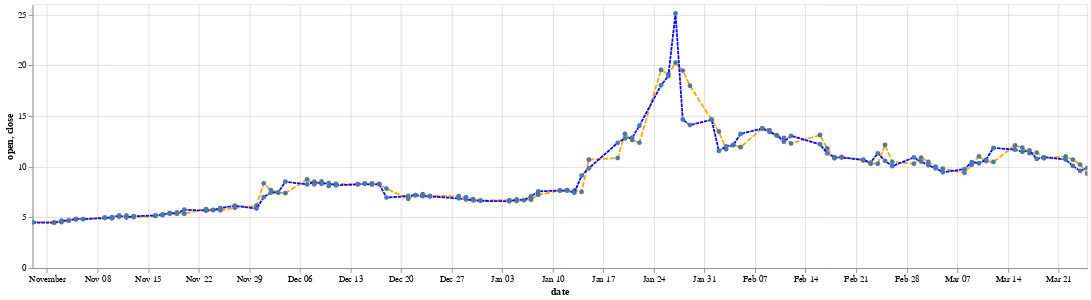

The cell this chart's notebook holds for it:
### Code cell
open = alt.Chart(df1).mark_line().encode(
    x='date:T',
    y='open:Q',    
    tooltip=['open']
).interactive()

close = alt.Chart(df1).mark_point().encode(
    x='date:T',
    y='close:Q',    
    tooltip=['close']    
).properties(width=1200).interactive()

open.mark_line(point=True,strokeDash=[6,2],color='orange') + close.mark_line(point=True,strokeDash=[4,1],color='blue')

### Figure 1 — Vega-Lite specification as saved in the notebook (floating-point values rounded to 4 significant figures)
{"config": {"view": {"continuousWidth": 400, "continuousHeight": 300}}, "layer": [{"mark": {"type": "line", "color": "orange", "point": true, "strokeDash": [6, 2]}, "encoding": {"tooltip": [{"type": "nominal", "field": "open"}], "x": {"type": "temporal", "field": "date"}, "y": {"type": "quantitative", "field": "open"}}, "selection": {"selector003": {"type": "interval", "bind": "scales", "encodings": ["x", "y"]}}}, {"mark": {"type": "line", "color": "blue", "point": true, "strokeDash": [4, 1]}, "encoding": {"tooltip": [{"type": "nominal", "field": "close"}], "x": {"type": "temporal", "field": "date"}, "y": {"type": "quantitative", "field": "close"}}, "selection": {"selector004": {"type": "interval", "bind": "scales", "encodings": ["x", "y"]}}, "width": 1200}], "data": {"name": "data-0fcf37b9971fcbe440a8ccb4cb720b1f"}, "$schema": "https://vega.github.io/schema/vega-lite/v4.8.1.json", "datasets": {"data-0fcf37b9971fcbe440a8ccb4cb720b1f": [{"open": "9.31", "high": "9.97", "low": "9.2536", "close": "9.88", "adjusted": "9.88", "volume": "14363928", "dividend": "0.0000", "split": "1.0", "date": "2021-03-25"}, {"open": "10.21", "high": "10.22", "low": "9.545", "close": "9.58", "adjusted": "9.58", "volume": "12636058", "dividend": "0.0000", "split": "1.0", "date": "2021-03-24"}, {"open": "10.69", "high": "10.69", "low": "10.02", "close": "10.07", "adjusted": "10.07", "volume": "12245514", "dividend": "0.0000", "split": "1.0", "date": "2021-03-23"}, {"open": "11.0", "high": "11.34", "low": "10.66", "close": "10.71", "adjusted": "10.71", "volume": "7903615", "dividend": "0.0000", "split": "1.0", "date": "2021-03-22"}, {"open": "10.83", "high": "11.17", "low": "10.69", "close": "10.95", "adjusted": "10.95", "volume": "10519101", "dividend": "0.0000", "split": "1.0", "date": "2021-03-19"}, {"open": "11.39", "high": "11.47", "low": "10.66", "close": "10.76", "adjusted": "10.76", "volume": "11438040", "dividend": "0.0000", "split": "1.0", "date": "2021-03-18"}, {"open": "11.33", "high": "11.66", "low": "11.15", "close": "11.6", "adjusted": "11.6", "volume": "9710506", "dividend": "0.0000", "split": "1.0", "date": "2021-03-17"}, {"open": "11.87", "high": "12.2", "low": "11.2683", "close": "11.46", "adjusted": "11.46", "volume": "19812371", "dividend": "0.0000", "split": "1.0", "date": "2021-03-16"}, {"open": "12.09", "high": "12.515", "low": "11.55", "close": "11.68", "adjusted": "11.68", "volume": "25404928", "dividend": "0.0000", "split": "1.0", "date": "2021-03-15"}, {"open": "10.47", "high": "11.93", "low": "10.36", "close": "11.85", "adjusted": "11.85", "volume": "25863154", "dividend": "0.0000", "split": "1.0", "date": "2021-03-12"}, {"open": "10.55", "high": "10.795", "low": "10.3311", "close": "10.7", "adjusted": "10.7", "volume": "12306189", "dividend": "0.0000", "split": "1.0", "date": "2021-03-11"}, {"open": "11.01", "high": "11.01", "low": "10.15", "close": "10.34", "adjusted": "10.34", "volume": "23939106", "dividend": "0.0000", "split": "1.0", "date": "2021-03-10"}, {"open": "10.19", "high": "10.68", "low": "10.03", "close": "10.45", "adjusted": "10.45", "volume": "21437815", "dividend": "0.0000", "split": "1.0", "date": "2021-03-09"}, {"open": "9.39", "high": "10.02", "low": "9.1899", "close": "9.75", "adjusted": "9.75", "volume": "16479483", "dividend": "0.0000", "split": "1.0", "date": "2021-03-08"}, {"open": "9.8", "high": "9.85", "low": "8.82", "close": "9.45", "adjusted": "9.45", "volume": "23723398", "dividend": "0.0000", "split": "1.0", "date": "2021-03-05"}, {"open": "10.01", "high": "10.37", "low": "9.59", "close": "9.84", "adjusted": "9.84", "volume": "26124110", "dividend": "0.0000", "split": "1.0", "date": "2021-03-04"}, {"open": "10.48", "high": "10.7186", "low": "10.05", "close": "10.15", "adjusted": "10.15", "volume": "14866310", "dividend": "0.0000", "split": "1.0", "date": "2021-03-03"}, {"open": "10.9", "high": "10.94", "low": "10.42", "close": "10.5", "adjusted": "10.5", "volume": "12395312", "dividend": "0.0000", "split": "1.0", "date": "2021-03-02"}, {"open": "10.29", "high": "11.25", "low": "10.29", "close": "10.91", "adjusted": "10.91", "volume": "24897319", "dividend": "0.0000", "split": "1.0", "date": "2021-03-01"}, {"open": "10.48", "high": "10.82", "low": "10.01", "close": "10.05", "adjusted": "10.05", "volume": "22402839", "dividend": "0.0000", "split": "1.0", "date": "2021-02-26"}, {"open": "12.14", "high": "12.15", "low": "10.35", "close": "10.58", "adjusted": "10.58", "volume": "45694705", "dividend": "0.0000", "split": "1.0", "date": "2021-02-25"}, {"open": "10.29", "high": "11.72", "low": "10.1815", "close": "11.32", "adjusted": "11.32", "volume": "40660657", "dividend": "0.0000", "split": "1.0", "date": "2021-02-24"}, {"open": "10.29", "high": "10.46", "low": "9.63", "close": "10.4", "adjusted": "10.4", "volume": "27150560", "dividend": "0.0000", "split": "1.0", "date": "2021-02-23"}, {"open": "10.61", "high": "11.56", "low": "10.57", "close": "10.68", "adjusted": "10.68", "volume": "21106707", "dividend": "0.0000", "split": "1.0", "date": "2021-02-22"}, {"open": "10.97", "high": "11.19", "low": "10.62", "close": "10.9", "adjusted": "10.9", "volume": "20132688", "dividend": "0.0000", "split": "1.0", "date": "2021-02-19"}, {"open": "10.83", "high": "11.28", "low": "10.75", "close": "10.94", "adjusted": "10.94", "volume": "19052588", "dividend": "0.0000", "split": "1.0", "date": "2021-02-18"}, {"open": "11.8", "high": "11.82", "low": "11.01", "close": "11.32", "adjusted": "11.32", "volume": "25934629", "dividend": "0.0000", "split": "1.0", "date": "2021-02-17"}, {"open": "13.12", "high": "13.16", "low": "12.05", "close": "12.21", "adjusted": "12.21", "volume": "25480242", "dividend": "0.0000", "split": "1.0", "date": "2021-02-16"}, {"open": "12.29", "high": "13.285", "low": "12.12", "close": "13.04", "adjusted": "13.04", "volume": "18222508", "dividend": "0.0000", "split": "1.0", "date": "2021-02-12"}, {"open": "12.84", "high": "13.09", "low": "12.132", "close": "12.46", "adjusted": "12.46", "volume": "22895475", "dividend": "0.0000", "split": "1.0", "date": "2021-02-11"}, {"open": "13.07", "high": "13.49", "low": "12.75", "close": "13.1", "adjusted": "13.1", "volume": "27025872", "dividend": "0.0000", "split": "1.0", "date": "2021-02-10"}, {"open": "13.61", "high": "13.6501", "low": "13.01", "close": "13.43", "adjusted": "13.43", "volume": "23027739", "dividend": "0.0000", "split": "1.0", "date": "2021-02-09"}, {"open": "13.78", "high": "14.35", "low": "13.3", "close": "13.76", "adjusted": "13.76", "volume": "37068880", "dividend": "0.0000", "split": "1.0", "date": "2021-02-08"}, {"open": "11.92", "high": "13.67", "low": "11.88", "close": "13.23", "adjusted": "13.23", "volume": "44183093", "dividend": "0.0000", "split": "1.0", "date": "2021-02-05"}, {"open": "12.12", "high": "12.425", "low": "11.53", "close": "12.15", "adjusted": "12.15", "volume": "33668021", "dividend": "0.0000", "split": "1.0", "date": "2021-02-04"}, {"open": "11.72", "high": "12.47", "low": "11.08", "close": "12.0", "adjusted": "12.0", "volume": "50001313", "dividend": "0.0000", "split": "1.0", "date": "2021-02-03"}, {"open": "13.47", "high": "13.75", "low": "11.08", "close": "11.55", "adjusted": "11.55", "volume": "79800404", "dividend": "0.0000", "split": "1.0", "date": "2021-02-02"}, {"open": "14.64", "high": "15.54", "low": "12.73", "close": "14.63", "adjusted": "14.63", "volume": "78506041", "dividend": "0.0000", "split": "1.0", "date": "2021-02-01"}, {"open": "17.98", "high": "18.12", "low": "13.69", "close": "14.1", "adjusted": "14.1", "volume": "94049151", "dividend": "0.0000", "split": "1.0", "date": "2021-01-29"}, {"open": "19.47", "high": "22.5", "low": "13.4", "close": "14.65", "adjusted": "14.65", "volume": "194906594", "dividend": "0.0000", "split": "1.0", "date": "2021-01-28"}, {"open": "20.25", "high": "28.77", "low": "19.81", "close": "25.1", "adjusted": "25.1", "volume": "372222608", "dividend": "0.0000", "split": "1.0", "date": "2021-01-27"}, {"open": "19.09", "high": "19.51", "low": "17.19", "close": "18.92", "adjusted": "18.92", "volume": "242740763", "dividend": "0.0000", "split": "1.0", "date": "2021-01-26"}, {"open": "19.55", "high": "20.83", "low": "15.74", "close": "18.03", "adjusted": "18.03", "volume": "363829082", "dividend": "0.0000", "split": "1.0", "date": "2021-01-25"}, {"open": "12.37", "high": "14.28", "low": "12.17", "close": "14.04", "adjusted": "14.04", "volume": "120473629", "dividend": "0.0000", "split": "1.0", "date": "2021-01-22"}, {"open": "12.62", "high": "12.945", "low": "12.01", "close": "12.85", "adjusted": "12.85", "volume": "63464952", "dividend": "0.0000", "split": "1.0", "date": "2021-01-21"}, {"open": "13.23", "high": "13.64", "low": "12.38", "close": "12.79", "adjusted": "12.79", "volume": "130140695", "dividend": "0.0000", "split": "1.0", "date": "2021-01-20"}, {"open": "10.85", "high": "12.39", "low": "10.58", "close": "12.35", "adjusted": "12.35", "volume": "112483169", "dividend": "0.0000", "split": "1.0", "date": "2021-01-19"}, {"open": "10.68", "high": "11.56", "low": "9.4", "close": "9.84", "adjusted": "9.84", "volume": "153854663", "dividend": "0.0000", "split": "1.0", "date": "2021-01-15"}, {"open": "7.51", "high": "9.33", "low": "7.47", "close": "9.11", "adjusted": "9.11", "volume": "65231338", "dividend": "0.0000", "split": "1.0", "date": "2021-01-14"}, {"open": "7.65", "high": "7.66", "low": "7.4", "close": "7.44", "adjusted": "7.44", "volume": "8345519", "dividend": "0.0000", "split": "1.0", "date": "2021-01-13"}, {"open": "7.69", "high": "7.71", "low": "7.48", "close": "7.63", "adjusted": "7.63", "volume": "9220473", "dividend": "0.0000", "split": "1.0", "date": "2021-01-12"}, {"open": "7.64", "high": "7.79", "low": "7.32", "close": "7.65", "adjusted": "7.65", "volume": "15749559", "dividend": "0.0000", "split": "1.0", "date": "2021-01-11"}, {"open": "7.22", "high": "7.6396", "low": "7.1", "close": "7.56", "adjusted": "7.56", "volume": "23039275", "dividend": "0.0000", "split": "1.0", "date": "2021-01-08"}, {"open": "6.75", "high": "7.115", "low": "6.72", "close": "7.06", "adjusted": "7.06", "volume": "13062758", "dividend": "0.0000", "split": "1.0", "date": "2021-01-07"}, {"open": "6.71", "high": "6.91", "low": "6.63", "close": "6.71", "adjusted": "6.71", "volume": "11022286", "dividend": "0.0000", "split": "1.0", "date": "2021-01-06"}, {"open": "6.62", "high": "6.8", "low": "6.555", "close": "6.77", "adjusted": "6.77", "volume": "9108900", "dividend": "0.0000", "split": "1.0", "date": "2021-01-05"}, {"open": "6.7", "high": "6.8199", "low": "6.515", "close": "6.58", "adjusted": "6.58", "volume": "11139231", "dividend": "0.0000", "split": "1.0", "date": "2021-01-04"}, {"open": "6.68", "high": "6.8", "low": "6.63", "close": "6.63", "adjusted": "6.63", "volume": "7530565", "dividend": "0.0000", "split": "1.0", "date": "2020-12-31"}, {"open": "6.79", "high": "6.81", "low": "6.6", "close": "6.67", "adjusted": "6.67", "volume": "9434913", "dividend": "0.0000", "split": "1.0", "date": "2020-12-30"}, {"open": "6.98", "high": "7.0", "low": "6.675", "close": "6.77", "adjusted": "6.77", "volume": "11284185", "dividend": "0.0000", "split": "1.0", "date": "2020-12-29"}, {"open": "7.1", "high": "7.13", "low": "6.85", "close": "6.88", "adjusted": "6.88", "volume": "9775411", "dividend": "0.0000", "split": "1.0", "date": "2020-12-28"}, {"open": "7.12", "high": "7.24", "low": "7.05", "close": "7.06", "adjusted": "7.06", "volume": "6088342", "dividend": "0.0000", "split": "1.0", "date": "2020-12-24"}, {"open": "7.3", "high": "7.33", "low": "7.08", "close": "7.09", "adjusted": "7.09", "volume": "9115529", "dividend": "0.0000", "split": "1.0", "date": "2020-12-23"}, {"open": "7.18", "high": "7.44", "low": "7.05", "close": "7.19", "adjusted": "7.19", "volume": "16822909", "dividend": "0.0000", "split": "1.0", "date": "2020-12-22"}, {"open": "6.84", "high": "7.2", "low": "6.73", "close": "7.11", "adjusted": "7.11", "volume": "17988339", "dividend": "0.0000", "split": "1.0", "date": "2020-12-21"}, {"open": "7.83", "high": "7.83", "low": "6.88", "close": "6.95", "adjusted": "6.95", "volume": "49470140", "dividend": "0.0000", "split": "1.0", "date": "2020-12-18"}, {"open": "8.3", "high": "8.335", "low": "8.03", "close": "8.26", "adjusted": "8.26", "volume": "17717855", "dividend": "0.0000", "split": "1.0", "date": "2020-12-17"}, {"open": "8.35", "high": "8.35", "low": "8.17", "close": "8.24", "adjusted": "8.24", "volume": "8043156", "dividend": "0.0000", "split": "1.0", "date": "2020-12-16"}, {"open": "8.36", "high": "8.39", "low": "8.085", "close": "8.3", "adjusted": "8.3", "volume": "9819740", "dividend": "0.0000", "split": "1.0", "date": "2020-12-15"}, {"open": "8.28", "high": "8.57", "low": "8.165", "close": "8.25", "adjusted": "8.25", "volume": "14675514", "dividend": "0.0000", "split": "1.0", "date": "2020-12-14"}, {"open": "8.3", "high": "8.33", "low": "7.96", "close": "8.16", "adjusted": "8.16", "volume": "11643153", "dividend": "0.0000", "split": "1.0", "date": "2020-12-11"}, {"open": "8.1", "high": "8.4", "low": "8.08", "close": "8.37", "adjusted": "8.37", "volume": "10923177", "dividend": "0.0000", "split": "1.0", "date": "2020-12-10"}, {"open": "8.55", "high": "8.65", "low": "8.06", "close": "8.31", "adjusted": "8.31", "volume": "19628026", "dividend": "0.0000", "split": "1.0", "date": "2020-12-09"}, {"open": "8.26", "high": "8.72", "low": "8.24", "close": "8.52", "adjusted": "8.52", "volume": "26885135", "dividend": "0.0000", "split": "1.0", "date": "2020-12-08"}, {"open": "8.74", "high": "9.0", "low": "8.12", "close": "8.25", "adjusted": "8.25", "volume": "44629082", "dividend": "0.0000", "split": "1.0", "date": "2020-12-07"}, {"open": "7.39", "high": "8.55", "low": "7.39", "close": "8.52", "adjusted": "8.52", "volume": "69814488", "dividend": "0.0000", "split": "1.0", "date": "2020-12-04"}, {"open": "7.44", "high": "7.605", "low": "7.2", "close": "7.46", "adjusted": "7.46", "volume": "40307221", "dividend": "0.0000", "split": "1.0", "date": "2020-12-03"}, {"open": "7.68", "high": "8.41", "low": "7.09", "close": "7.45", "adjusted": "7.45", "volume": "150129782", "dividend": "0.0000", "split": "1.0", "date": "2020-12-02"}, {"open": "8.36", "high": "9.69", "low": "6.92", "close": "7.0", "adjusted": "7.0", "volume": "327726501", "dividend": "0.0000", "split": "1.0", "date": "2020-12-01"}, {"open": "6.15", "high": "6.16", "low": "5.82", "close": "5.87", "adjusted": "5.87", "volume": "6862861", "dividend": "0.0000", "split": "1.0", "date": "2020-11-30"}, {"open": "5.94", "high": "6.2", "low": "5.895", "close": "6.15", "adjusted": "6.15", "volume": "3742511", "dividend": "0.0000", "split": "1.0", "date": "2020-11-27"}, {"open": "5.7", "high": "5.94", "low": "5.675", "close": "5.91", "adjusted": "5.91", "volume": "4992235", "dividend": "0.0000", "split": "1.0", "date": "2020-11-25"}, {"open": "5.74", "high": "5.77", "low": "5.635", "close": "5.7", "adjusted": "5.7", "volume": "5027954", "dividend": "0.0000", "split": "1.0", "date": "2020-11-24"}, {"open": "5.81", "high": "5.835", "low": "5.59", "close": "5.66", "adjusted": "5.66", "volume": "4999182", "dividend": "0.0000", "split": "1.0", "date": "2020-11-23"}, {"open": "5.36", "high": "5.77", "low": "5.33", "close": "5.76", "adjusted": "5.76", "volume": "6587242", "dividend": "0.0000", "split": "1.0", "date": "2020-11-20"}, {"open": "5.49", "high": "5.49", "low": "5.285", "close": "5.36", "adjusted": "5.36", "volume": "4367186", "dividend": "0.0000", "split": "1.0", "date": "2020-11-19"}, {"open": "5.35", "high": "5.61", "low": "5.31", "close": "5.44", "adjusted": "5.44", "volume": "6118709", "dividend": "0.0000", "split": "1.0", "date": "2020-11-18"}, {"open": "5.22", "high": "5.3", "low": "5.15", "close": "5.29", "adjusted": "5.29", "volume": "3229332", "dividend": "0.0000", "split": "1.0", "date": "2020-11-17"}, {"open": "5.14", "high": "5.23", "low": "5.13", "close": "5.19", "adjusted": "5.19", "volume": "3276284", "dividend": "0.0000", "split": "1.0", "date": "2020-11-16"}, {"open": "5.02", "high": "5.15", "low": "5.01", "close": "5.11", "adjusted": "5.11", "volume": "5360961", "dividend": "0.0000", "split": "1.0", "date": "2020-11-13"}, {"open": "5.19", "high": "5.21", "low": "4.98", "close": "4.99", "adjusted": "4.99", "volume": "2988412", "dividend": "0.0000", "split": "1.0", "date": "2020-11-12"}, {"open": "5.06", "high": "5.23", "low": "5.0", "close": "5.19", "adjusted": "5.19", "volume": "5724602", "dividend": "0.0000", "split": "1.0", "date": "2020-11-11"}, {"open": "4.9", "high": "5.025", "low": "4.84", "close": "5.02", "adjusted": "5.02", "volume": "4143562", "dividend": "0.0000", "split": "1.0", "date": "2020-11-10"}, {"open": "4.99", "high": "5.0578", "low": "4.89", "close": "4.93", "adjusted": "4.93", "volume": "3986592", "dividend": "0.0000", "split": "1.0", "date": "2020-11-09"}, {"open": "4.82", "high": "4.8877", "low": "4.76", "close": "4.83", "adjusted": "4.83", "volume": "2853811", "dividend": "0.0000", "split": "1.0", "date": "2020-11-06"}, {"open": "4.78", "high": "4.92", "low": "4.74", "close": "4.86", "adjusted": "4.86", "volume": "2597311", "dividend": "0.0000", "split": "1.0", "date": "2020-11-05"}, {"open": "4.7", "high": "4.76", "low": "4.575", "close": "4.68", "adjusted": "4.68", "volume": "3113912", "dividend": "0.0000", "split": "1.0", "date": "2020-11-04"}, {"open": "4.53", "high": "4.69", "low": "4.52", "close": "4.67", "adjusted": "4.67", "volume": "2781730", "dividend": "0.0000", "split": "1.0", "date": "2020-11-03"}, {"open": "4.5", "high": "4.55", "low": "4.45", "close": "4.48", "adjusted": "4.48", "volume": "2864480", "dividend": "0.0000", "split": "1.0", "date": "2020-11-02"}, {"open": "4.55", "high": "4.6078", "low": "4.44", "close": "4.49", "adjusted": "4.49", "volume": "3573867", "dividend": "0.0000", "split": "1.0", "date": "2020-10-30"}]}}
